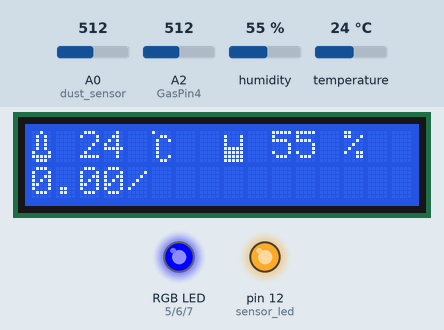
Bench run of a sketch on a simulated Arduino Uno, built with avr-gcc and run on an emulated ATmega328P. Shown: 16×2 character LCD, an RGB LED mixed from three pins (HIGH = lit), output pins drawn as LEDs (lit = HIGH). The inputs (shaded band) are chosen by the test bench; at power-on: A0 (dust_sensor) = 512, humidity 55 %, A2 (GasPin4) = 512, temperature 24 °C. What the sketch prints to the serial monitor is not drawn.

Above: at 1.3 s.
1.4 s: A0 (dust_sensor) set to 551
At 3.0 s:
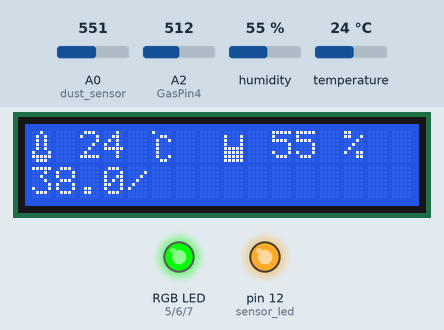
3.5 s: A0 (dust_sensor) set to 581
At 4.7 s:
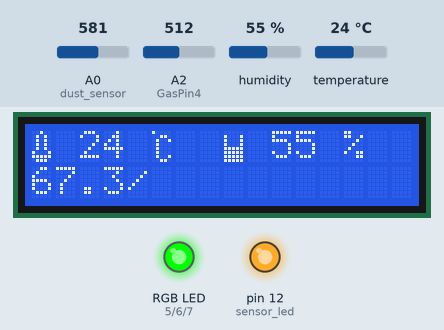
5.2 s: A0 (dust_sensor) set to 600
At 7.0 s:
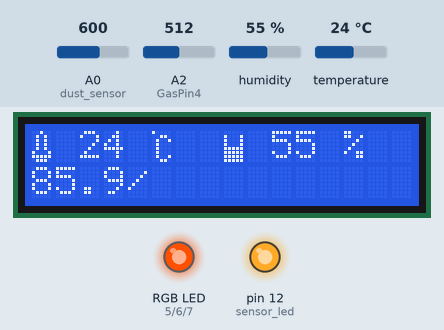
7.3 s: A0 (dust_sensor) set to 653
At 8.7 s:
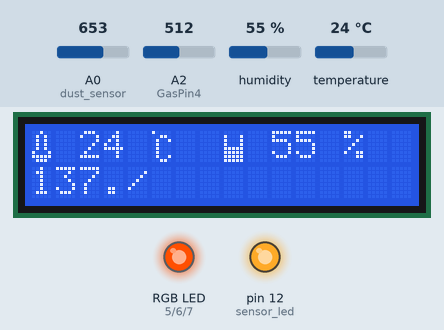
9.0 s: A0 (dust_sensor) set to 683
At 10.8 s:
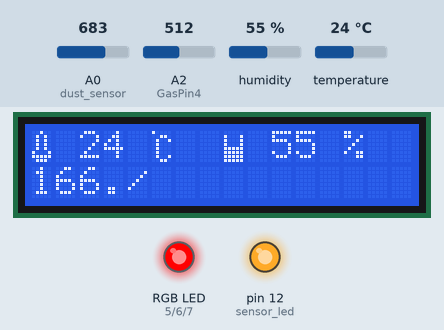
11.2 s: humidity set to 22 %
At 13.5 s:
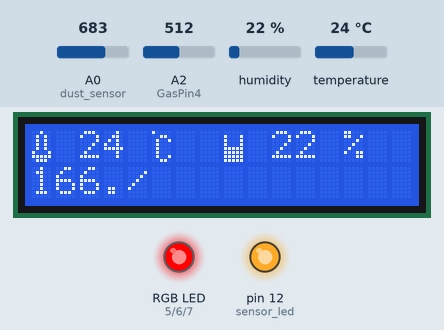
Timing chart, 0 to 15.0 s (numbered marks = the images above; inputs shaded):
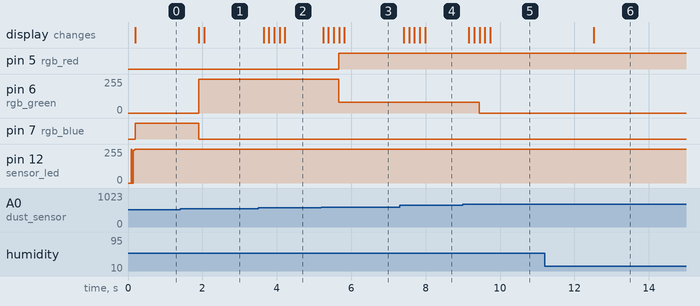

The sketch:

Gas.ino
```cpp
#include <Wire.h>                        // i2C 통신을 위한 라이브러리
#include <LiquidCrystal_I2C.h>        // LCD 1602 I2C용 라이브러리
#include <DHT.h>                      // 온습도 센서 사용을 위한 라이브러리
#define DHTPIN A1 // 온습도 센서 핀 지정
#define DHTTYPE DHT11 // DHT 타입 지정
DHT dht(DHTPIN, DHTTYPE); // DHT11의 타입, 핀을 dht로 지정

int dust_sensor = A0;   // 미세먼지 핀 설정
int GasPin1 = 8;
int GasPin2 = 9;
int GasPin3 = 10;
int GasPin4 = A2;

int rgb_red = 5;    // rgb 핀 빨간색 핀
int rgb_green = 6;  // rgb핀 녹색색 핀
int rgb_blue = 7;  // rgb핀 파란색 핀

float dust_value = 0;  // 센서에서 입력받은 미세먼지 값
float dustDensityug = 0;  // ug/m^3 값을 계산

int sensor_led = 12;      // 미세먼지 센서 안에 있는 적외선 led 핀 번호
int sampling = 280;       // 적외선 led를 키고, 센서값을 읽어들여 미세먼지를 측정하는 샘플링 시간
int waiting = 40;
float stop_time = 9680;   // 센서를 구동하지 않는 시간

double five_dust[5] = {0};
double recent_dust = 0 ;
double total_dust = 0;

float dust_init = 0;
float dust_initial = 0;

LiquidCrystal_I2C lcd(0x27,16,2);     // 접근주소: 0x3F or 0x27 1602 Display

 byte humi[8] = {     // 물컵모양 출력
  0b00000,
  0b10001,
  0b10001,
  0b10001,
  0b11111,
  0b11111,
  0b11111,
  0b11111,
};
 byte temp[8] = {     // 온도계 모양 출력
  0b00100,
  0b01010,
  0b01010,
  0b01010,
  0b01010,
  0b10001,
  0b11111,
  0b01110,
};
 byte char_temp[8] = {            // 온도 단위 출력
  0b10000,
  0b00110,
  0b01001,
  0b01000,
  0b01000,
  0b01000,
  0b01001,
  0b00110,
};

void setup(){

  lcd.init();                     // LCD 초기화
  lcd.backlight();                // 백라이트 켜기
  lcd.createChar(1, temp);          // 온도계모양 출력
  lcd.createChar(2, humi);          // 물컵 모양 출력
  lcd.createChar(3, char_temp);     // 온도 단위 출력
  pinMode(sensor_led, OUTPUT);     // 미세먼지 적외선 led를 출력으로 설정

  pinMode(rgb_red, OUTPUT);     // 3색 LED 모듈 출력으로 설정, 붉은색
  pinMode(rgb_green, OUTPUT);   // 녹색
  pinMode(rgb_blue, OUTPUT);    // 파란색

  pinMode(GasPin1 ,INPUT);
  pinMode(GasPin2 ,INPUT);
  pinMode(GasPin3 ,INPUT);
  pinMode(GasPin4 ,INPUT);

  Serial.begin(115200);            // 시리얼 모니터 시작, 속도는 9600

  for(int i = 0 ; i < 5 ; i++){       //미세먼지 측정센서 초기 값 구하기
  digitalWrite(sensor_led, LOW);        //미세먼지 측정 5번하기
  delayMicroseconds(sampling);
  dust_init += analogRead(dust_sensor);
  delayMicroseconds(waiting);
  digitalWrite(sensor_led, HIGH);
  delayMicroseconds(stop_time);
}
dust_initial = (((dust_init/5)*5.0)/1024.0);   //측정한 5번 미세먼지 값 평균 구하기
}

void loop(){
  digitalWrite(sensor_led, LOW);    // LED 켜기
  delayMicroseconds(sampling);      // 샘플링해주는 시간.


  int count=0;
  dust_value = analogRead(dust_sensor); // 센서 값 읽어오기

  delayMicroseconds(waiting);       // 너무 많은 데이터 입력을 피해주기 위해 잠시 멈춰주는 시간.

  digitalWrite(sensor_led, HIGH);   // LED 끄기
  delayMicroseconds(stop_time);     // LED 끄고 대기

  recent_dust = (((dust_value * (5.0 / 1024)) - dust_initial) /0.005);    // 미세먼지 값 계산
  five_dust[4] = recent_dust;   // 새로운 미세먼지 값 입력
  total_dust = five_dust[4];               // 5개의 미세먼지 값을 저장할 변수

  for(int i=0; i<4; i++)
  {
    total_dust += five_dust[i];
    five_dust[i] = five_dust[i+1];  // 0~4번째까지 미세먼지 값 저장을 위해 4번째 배열 비워주기
  }

  if(five_dust[0] != 0)
  {
    dustDensityug = total_dust / 5;
    //Serial.print("Dust Density [ug/m^3]: ");            // 시리얼 모니터에 미세먼지 값 출력
    //Serial.println(dustDensityug);
  }

  int humi = dht.readHumidity();
  int temp = dht.readTemperature();


  lcd.setCursor(0,0);             // 1번째, 1라인
  lcd.write(byte(1));             // 온도계 출력
  lcd.setCursor(2,0);             // 3번째, 1라인
  lcd.print((int)temp);           // 온도 출력
  lcd.setCursor(5,0);              // 6번째 1라인
  lcd.write(byte(3));             // 온도 단위 출력

  lcd.setCursor(8,0);             // 9번째, 1라인
  lcd.write(byte(2));             // 물컵 출력
  lcd.setCursor(10,0);            // 11번째, 1라인
  lcd.print(humi);                // 습도 출력
  lcd.setCursor(13,0);            // 15번째, 1라인
  lcd.print("%");                 // % 출력

  lcd.setCursor(0,1);             // 1번째, 2라인
  lcd.print(dustDensityug);       // 미세먼지 출력
  lcd.setCursor(4,1);
  lcd.print("/");


  if(dustDensityug <= 30.0)       // 대기 중 미세먼지가 좋음 일때 파란색 출력
     light(0, 0, 255);
  else if(30.0 < dustDensityug && dustDensityug <= 80.0)     // 대기 중 미세먼지가 보통 일때 녹색 출력
     light(0, 255, 0);
  else if (80.0 < dustDensityug && dustDensityug <= 150.0)    // 대기 중 미세먼지가 나쁨 일때 노란색 출력
     light(255, 80, 1);
  else                                                     // 대기 중 미세먼지가 매우 나쁨 일때 빨간색 출력
     light(255, 0, 0);

  lcd.setCursor(5,1);
  lcd.println("          ");
  // lcd.setCursor(5,1);
  // lcd.print(analogRead(GasPin1));
  // lcd.setCursor(7,1);
  // lcd.print("/");
  // lcd.setCursor(8,1);
  // lcd.print(analogRead(GasPin2));
  // lcd.setCursor(10,1);
  // lcd.print("/");
  // lcd.setCursor(11,1);
  // lcd.print(analogRead(GasPin3));
  // lcd.setCursor(13,1);
  // lcd.print("/");
  // lcd.setCursor(14,1);
  // lcd.print(analogRead(GasPin4));
//  Serial.println(dustDensityug);
//  Serial.print(analogRead(GasPin1)); Serial.print("\t");
//  Serial.print(analogRead(GasPin2)); Serial.print("\t");
//  Serial.print(analogRead(GasPin3)); Serial.print("\t");
  Serial.println(analogRead(GasPin4));
  delay(100);
}

void light(int a, int b, int c){
  analogWrite(rgb_red, a);
  analogWrite(rgb_green, b);
  analogWrite(rgb_blue, c);
}
```

Measured:
- the behaviour switches between 542 and 543 on A0 (dust_sensor) (found by bisection; images 0 and 1)
- the behaviour switches between 593 and 594 on A0 (dust_sensor) (found by bisection; images 2 and 3)
- the behaviour switches between 665 and 666 on A0 (dust_sensor) (found by bisection; images 4 and 5)
- after the input at 1.4 s, pin 6 (rgb_green): 0/255 → 255/255 after 0.50 s; pin 7 (rgb_blue): HIGH → LOW after 0.50 s; the display: first changes after 0.51 s (image 1 shows a later state)
- after the input at 3.5 s, the display: first changes after 0.15 s (image 2 shows a later state)
- after the input at 5.2 s, pin 5 (rgb_red): LOW → HIGH after 0.46 s; pin 6 (rgb_green): 255/255 → 80/255 after 0.46 s; the display: first changes at once (image 3 shows a later state)
- after the input at 7.3 s, the display: first changes after 0.11 s (image 4 shows a later state)
- after the input at 9.0 s, pin 6 (rgb_green): 80/255 → 0/255 after 0.44 s; the display: first changes after 0.16 s (image 5 shows a later state)
- after the input at 11.2 s, the display: changes after 1.3 s (image 6)
